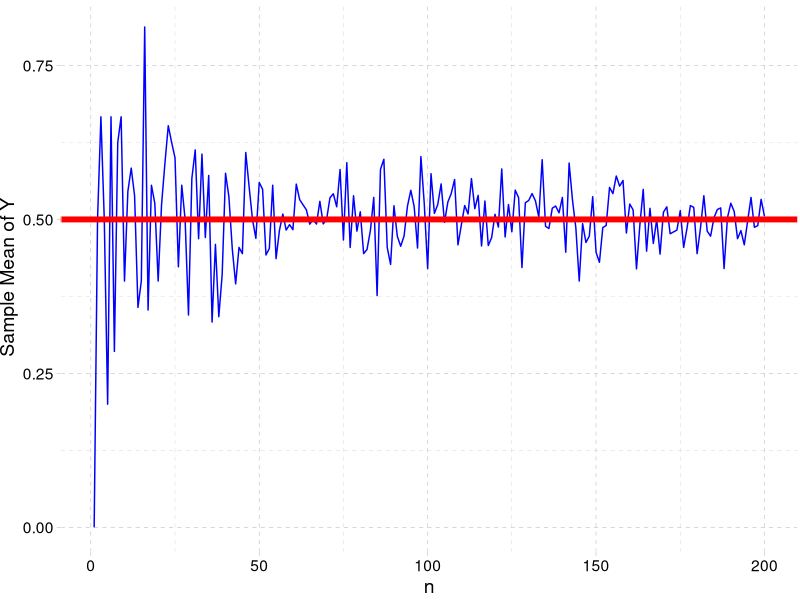
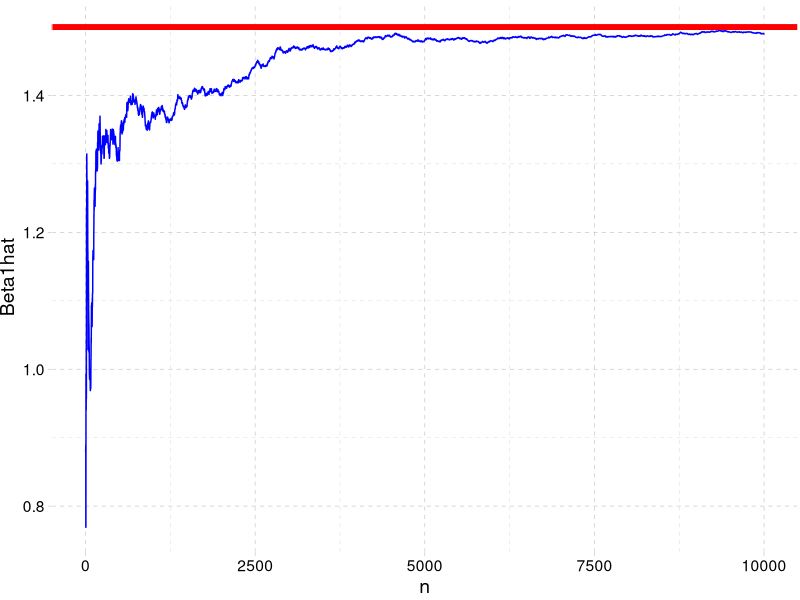

Reproduce these figures in R, in order.
## ---- chunk 1
knitr::opts_chunk$set(echo = TRUE)
## ---- chunk 2
library(ggplot2)
#set.seed(12345)

bigN=20000
mean_vector <- rep(0,bigN)
data_vector <- rbinom(bigN,1,0.5)

for (n in 1:bigN) {
  values <- sample(data_vector,n)
  mean_vector[n] <- mean(values)
} 

n <- seq(1,bigN)
forgraph <- data.frame(n,data_vector,mean_vector)


#ggplot(forgraph , aes(x=n, y=data_vector)) + geom_point(size=2, color="blue") +
#  labs(x="n", y = "Y") + scale_x_continuous(breaks=c(1,5,10,15,20)) + 
#  ggthemes::theme_pander(base_size = 14) 

ggplot(forgraph[1:200,] , aes(x=n, y=mean_vector)) + geom_line(size=0.5, color="blue") +
  geom_hline(yintercept=0.5, size=2, color="red") +
  labs(x="n", y = "Sample Mean of Y") + 
  scale_y_continuous(breaks=c(0,0.25,0.5,0.75,1)) + 
  ggthemes::theme_pander(base_size = 14) 
## ---- chunk 3
set.seed(124578)

bigN <- 10000

# Generate X and u
X <- runif(bigN, min = 0, max = 10)
u <- rnorm(bigN, sd = 4)

# Line population regression function
Y <- 5 + 1.5 * X + u
population_data <- data.frame(X, Y)

betahat_output <- matrix(ncol = 2, nrow = bigN)

for (n in 1:bigN) {
  sample <- population_data[1:n,]
  betahat_output[n,] <- lm(Y ~ X, data = sample)$coefficients
} 

n <- seq(1,bigN)
beta1hat <- betahat_output[,c(2)]
forgraph <- data.frame(n , betahat_output[,c(2)])
head(beta1hat)

ggplot(forgraph , aes(x=n, y=beta1hat)) + geom_line(size=0.5, color="blue") +
  geom_hline(yintercept=1.5, size=2, color="red") +
  labs(x="n", y = "Beta1hat") + 
  #scale_y_continuous(breaks=c(-1,-0.5,0,0.5,1.0,1.5,2.0)) + 
  ggthemes::theme_pander(base_size = 14) 
